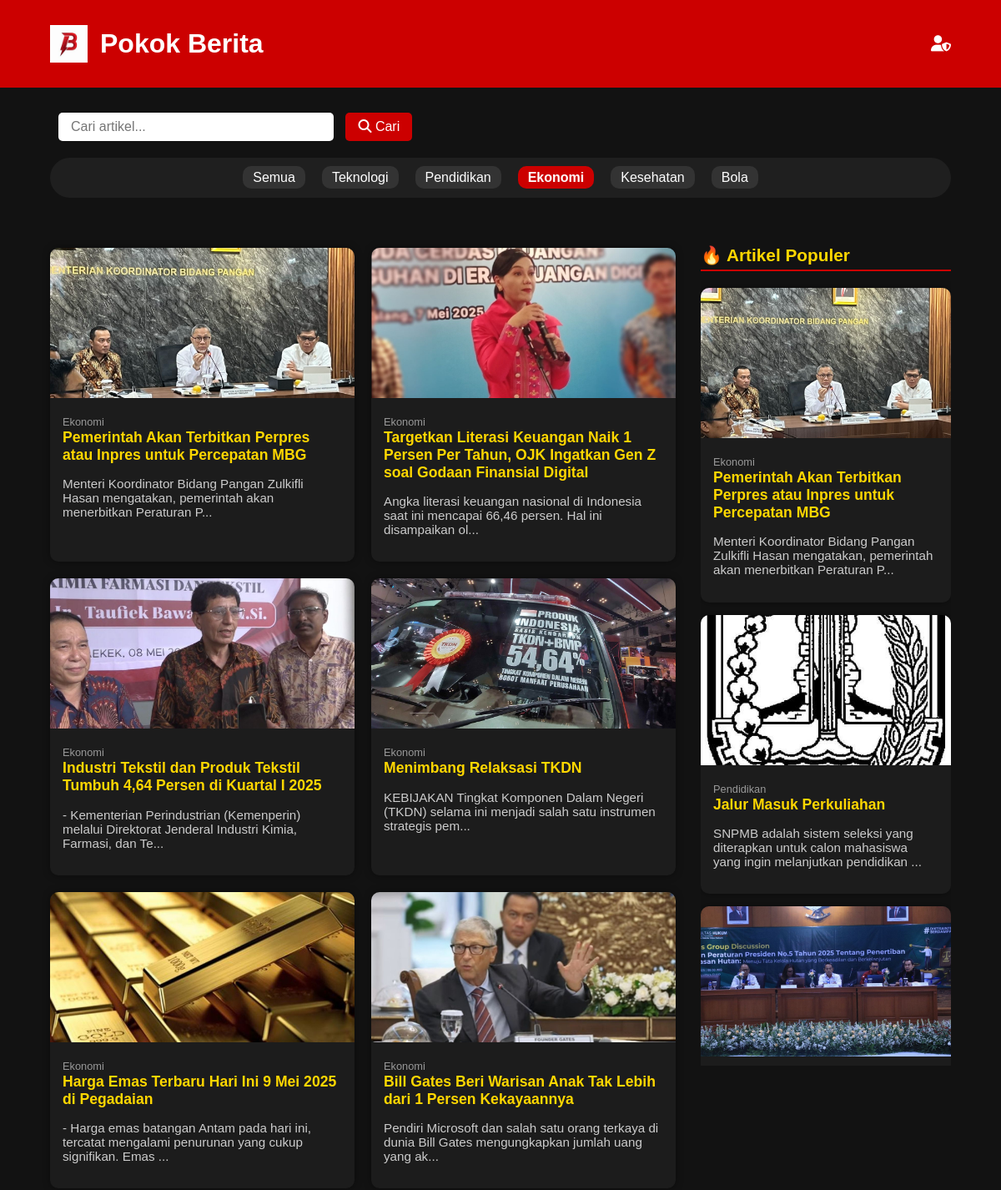
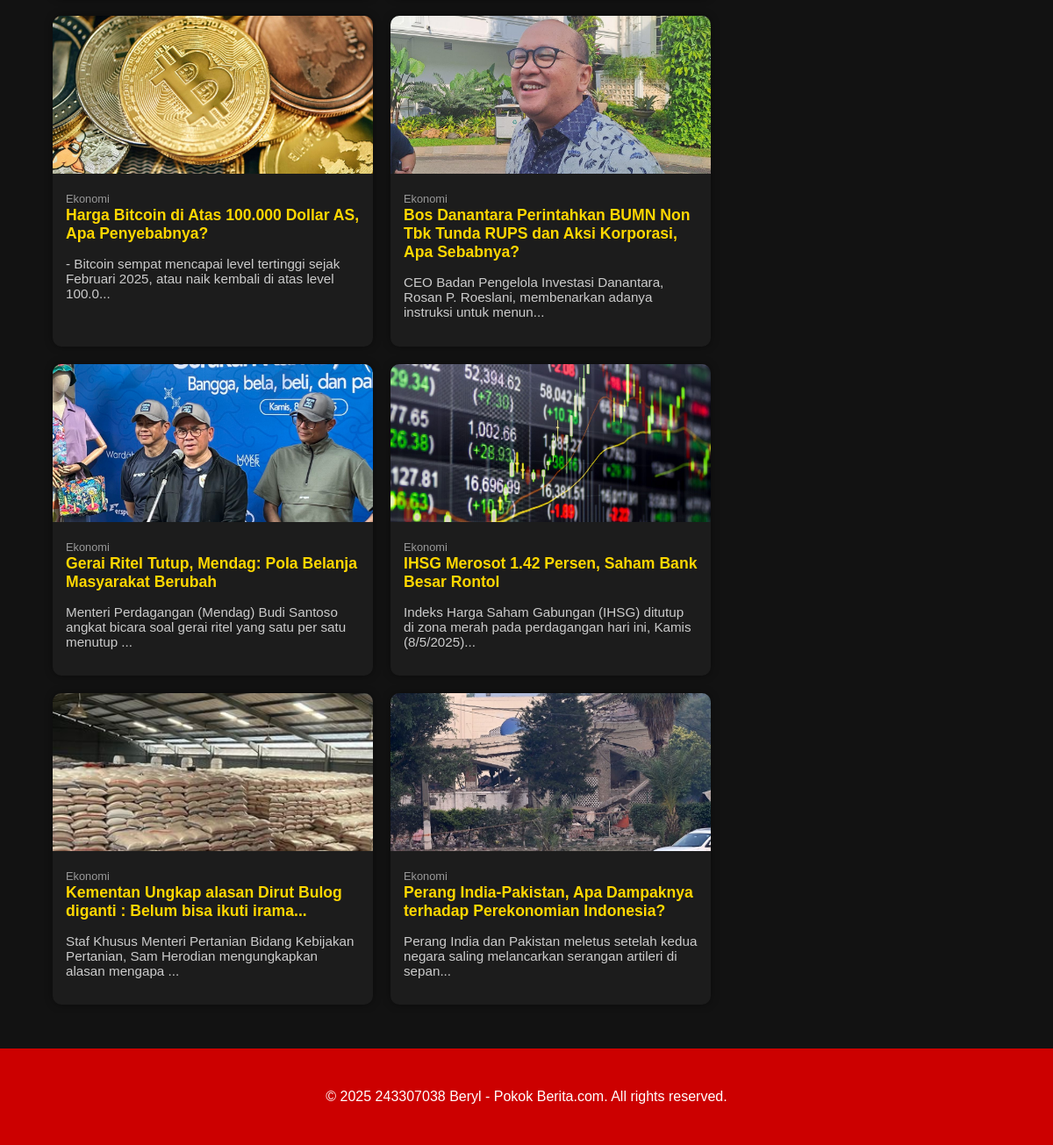
Screenshot of /index.php?category=Ekonomi+ with the database file from the repository (2 pictures, top to bottom).
### tables this page shows
CREATE TABLE `articles` (
  `id` int NOT NULL AUTO_INCREMENT,
  `title` varchar(255) DEFAULT NULL,
  `category` varchar(100) DEFAULT NULL,
  `image` varchar(255) DEFAULT NULL,
  `content` text,
  `created_at` timestamp NULL DEFAULT CURRENT_TIMESTAMP,
  `views` int DEFAULT '0',
  PRIMARY KEY (`id`)
);

### classes/Article.php (called while the page is built, shortened)
<?php
class Article {
    private $conn;
    private $table = "articles";
    public function __construct($db) {
        $this->conn = $db;
    }
    public function getCategories() {
        $stmt = $this->conn->prepare("SELECT DISTINCT category FROM $this->table");
        $stmt->execute();
        return $stmt->fetchAll(PDO::FETCH_ASSOC);
    }
}

### public/index.php (the view, shortened to what this page needs)
<?php
require_once '../classes/Article.php';
$database = new Database();
$db = $database->connect();
$article = new Article($db);
$categories = $article->getCategories();
$categoryFilter = $_GET['category'] ?? null;
$searchQuery = $_GET['search'] ?? null;
if ($categoryFilter) {
    $stmt = $db->prepare("SELECT * FROM articles WHERE category = ? ORDER BY created_at DESC");
    $stmt->execute([$categoryFilter]);
    $articles = $stmt->fetchAll(PDO::FETCH_ASSOC);
} elseif ($searchQuery) {
    $stmt = $db->prepare("SELECT * FROM articles WHERE title LIKE ? OR content LIKE ? ORDER BY created_at DESC");
    $stmt->execute(["%$searchQuery%", "%$searchQuery%"]);
    $articles = $stmt->fetchAll(PDO::FETCH_ASSOC);
} else {
    $articles = $article->getAll();
}
$popularStmt = $db->prepare("SELECT * FROM articles ORDER BY views DESC LIMIT 5");
$popularStmt->execute();
$popularArticles = $popularStmt->fetchAll(PDO::FETCH_ASSOC);
?>
<!DOCTYPE html>
<html lang="id">
<head>
    <link rel="stylesheet" href="https://cdnjs.cloudflare.com/ajax/libs/font-awesome/6.5.0/css/all.min.css">
</head>
<body>
<header>
    <div class="container">
        <img src="beritalogo.jpg" alt="Logo" class="logo">
        <h1>Pokok Berita</h1>
        <div class="admin-nav">
            <?php if (isset($_SESSION['admin_logged_in']) && $_SESSION['admin_logged_in'] === true): ?>
                <a href="../admin/dashboard.php" title="Dashboard"><i class="fas fa-tachometer-alt"></i></a>
                <a href="../admin/logout.php" title="Logout"><i class="fas fa-sign-out-alt"></i></a>
            <?php else: ?>
                <a href="../admin/login.php" title="Login Admin"><i class="fas fa-user-shield"></i></a>
            <?php endif; ?>
        </div>
    </div>
</header>
<div class="container">
    <div class="search-bar">
        <form action="index.php" method="get">
            <input type="text" name="search" placeholder="Cari artikel..." value="<?= htmlspecialchars($searchQuery ?? ''); ?>" />
            <button type="submit"><i class="fas fa-search"></i> Cari</button>
        </form>
    </div>
    <nav class="category-nav">
        <ul>
            <li><a href="index.php" class="<?= $categoryFilter === null ? 'active' : ''; ?>">Semua</a></li>
            <?php foreach ($categories as $cat):
                $isActive = ($categoryFilter === $cat['category']) ? 'active' : '';
            ?>
            <li><a href="index.php?category=<?= urlencode($cat['category']); ?>" class="<?= $isActive; ?>">
                <?= htmlspecialchars($cat['category']); ?>
            </a></li>
            <?php endforeach; ?>
        </ul>
    </nav>
</div>
<div class="container height-86 content-wrapper">
    <div class="main-articles">
        <?php if (!empty($articles)): ?>
            <div class="articles-grid">
                <?php foreach ($articles as $row): ?>
                    <div class="article-card">
                        <img src="../uploads/<?php echo htmlspecialchars($row['image']); ?>" alt="Thumbnail Artikel">
                        <div class="article-content">
                            <small><?= htmlspecialchars($row['category']); ?></small>
                            <h2><a href="article.php?id=<?= $row['id']; ?>"><?= htmlspecialchars($row['title']); ?></a></h2>
                            <p><?= substr(strip_tags($row['content']), 0, 100); ?>...</p>
                        </div>
                    </div>
                <?php endforeach; ?>
            </div>
        <?php else: ?>
            <p>Tidak ada artikel untuk kategori ini atau pencarian yang cocok.</p>
        <?php endif; ?>
    </div>
    <aside class="sidebar-popular">
        <?php if (!empty($popularArticles)): ?>
            <h2 class="popular-heading">🔥 Artikel Populer</h2>
            <div class="articles-grid">
                <?php foreach ($popularArticles as $pop): ?>
                    <div class="article-card">
                        <img src="../uploads/<?php echo htmlspecialchars($pop['image']); ?>" alt="Thumbnail Artikel">
                        <div class="article-content">
                            <small><?= htmlspecialchars($pop['category']); ?></small>
                            <h2><a href="article.php?id=<?= $pop['id']; ?>"><?= htmlspecialchars($pop['title']); ?></a></h2>
                            <p><?= substr(strip_tags($pop['content']), 0, 100); ?>...</p>
                        </div>
                    </div>
                <?php endforeach; ?>
            </div>
        <?php endif; ?>
    </aside>
</div>
<footer>
    <div class="container">
        <p>&copy; <?= date('Y'); ?> 243307038 Beryl - Pokok Berita.com. All rights reserved.</p>
    </div>
</footer>
</body>
</html>

### public/index.php (style rules this page uses)
body { font-family: Arial, sans-serif; background: #121212; margin: 0; padding: 0; color: #fff; }
.container { width: 90%; max-width: 1200px; margin: auto; padding: 20px 0; }
header { background: #c00; color: #fff; padding: 10px 0; }
header .container { display: flex; align-items: center; justify-content: space-between; }
.logo { height: 45px; margin-right: 15px; }
header h1 { font-size: 2em; margin: 0; flex-grow: 1; }
.admin-nav a { text-decoration: none; margin-left: 10px; color: #fff; font-size: 1.2em; }
.search-bar { text-align: left; padding: 10px; border-radius: 25px; }
.search-bar input { padding: 8px 15px; font-size: 1em; border: none; border-radius: 5px; margin-right: 10px; width: 300px; }
.search-bar button { padding: 8px 15px; background: #c00; color: #fff; border: none; border-radius: 5px; font-size: 1em; cursor: pointer; }
nav.category-nav { margin-top: 10px; background: #1f1f1f; padding: 10px; border-radius: 25px; }
nav.category-nav ul { list-style: none; padding: 0; margin: 0; display: flex; flex-wrap: wrap; justify-content: center; }
nav.category-nav li { margin: 5px 10px; }
nav.category-nav a { text-decoration: none; color: #fff; padding: 5px 12px; border-radius: 10px; background: #333; transition: background 0.2s; }
nav.category-nav a.active { background: #c00; font-weight: bold; }
.content-wrapper { display: flex; gap: 30px; align-items: flex-start; }
.main-articles { flex: 2.5; }
.sidebar-popular { flex: 1; max-height: 1000px; overflow-y: auto; position: sticky; top: 100px; }
.articles-grid { display: grid; grid-template-columns: repeat(auto-fit, minmax(280px, 1fr)); gap: 20px; margin-top: 20px; }
.sidebar-popular .articles-grid { display: flex; flex-direction: column; gap: 15px; }
.article-card { background: #1c1c1c; color: #fff; border-radius: 10px; overflow: hidden; box-shadow: 0 0 10px rgba(0,0,0,0.4); transition: transform 0.2s; }
.article-card img { width: 100%; height: 180px; object-fit: cover; }
.article-content { padding: 15px; }
.article-content h2 { font-size: 1.1em; margin: 0 0 10px; }
.article-content p { font-size: 0.95em; color: #ccc; }
.article-content small { color: #999; font-size: 0.8em; }
.article-content a { color: #ffd700; text-decoration: none; }
.popular-heading { margin-bottom: 10px; font-size: 1.3em; color: #ffd700; border-bottom: 2px solid #c00; padding-bottom: 5px; }
footer { background: #c00; color: #fff; text-align: center; padding: 10px 0; margin-top: 30px; }
.height-86 { min-height: 60vh; }

### rows the page displays
articles: image (picture), category "Ekonomi", title "Pemerintah Akan Terbitkan Perpres atau Inpres untuk Percepatan MBG", content "Menteri Koordinator Bidang Pangan Zulkifli Hasan mengatakan, pemerintah akan menerbitkan Peraturan P"
articles: image (picture), category "Ekonomi", title "Targetkan Literasi Keuangan Naik 1 Persen Per Tahun, OJK Ingatkan Gen Z soal Godaan Finansial Digital", content "Angka literasi keuangan nasional di Indonesia saat ini mencapai 66,46 persen. Hal ini disampaikan ol"
articles: image (picture), category "Ekonomi", title "Industri Tekstil dan Produk Tekstil Tumbuh 4,64 Persen di Kuartal I 2025", content "- Kementerian Perindustrian (Kemenperin) melalui Direktorat Jenderal Industri Kimia, Farmasi, dan Te"
articles: image (picture), category "Ekonomi", title "Menimbang Relaksasi TKDN", content "KEBIJAKAN Tingkat Komponen Dalam Negeri (TKDN) selama ini menjadi salah satu instrumen strategis pem"
articles: image (picture), category "Ekonomi", title "Harga Emas Terbaru Hari Ini 9 Mei 2025 di Pegadaian", content "- Harga emas batangan Antam pada hari ini, tercatat mengalami penurunan yang cukup signifikan. Emas"
articles: image (picture), category "Ekonomi", title "Bill Gates Beri Warisan Anak Tak Lebih dari 1 Persen Kekayaannya", content "Pendiri Microsoft dan salah satu orang terkaya di dunia Bill Gates mengungkapkan jumlah uang yang ak"
articles: image (picture), category "Ekonomi", title "Harga Bitcoin di Atas 100.000 Dollar AS, Apa Penyebabnya?", content "- Bitcoin sempat mencapai level tertinggi sejak Februari 2025, atau naik kembali di atas level 100.0"
articles: image (picture), category "Ekonomi", title "Bos Danantara Perintahkan BUMN Non Tbk Tunda RUPS dan Aksi Korporasi, Apa Sebabnya?", content "CEO Badan Pengelola Investasi Danantara, Rosan P. Roeslani, membenarkan adanya instruksi untuk menun"
articles: image (picture), category "Ekonomi", title "Gerai Ritel Tutup, Mendag: Pola Belanja Masyarakat Berubah", content "Menteri Perdagangan (Mendag) Budi Santoso angkat bicara soal gerai ritel yang satu per satu menutup"
articles: image (picture), category "Ekonomi", title "IHSG Merosot 1.42 Persen, Saham Bank Besar Rontol", content "Indeks Harga Saham Gabungan (IHSG) ditutup di zona merah pada perdagangan hari ini, Kamis (8/5/2025)"
articles: image (picture), category "Ekonomi", title "Kementan Ungkap alasan Dirut Bulog diganti : Belum bisa ikuti irama...", content "Staf Khusus Menteri Pertanian Bidang Kebijakan Pertanian, Sam Herodian mengungkapkan alasan mengapa"
articles: image (picture), category "Ekonomi", title "Perang India-Pakistan, Apa Dampaknya terhadap Perekonomian Indonesia?", content "Perang India dan Pakistan meletus setelah kedua negara saling melancarkan serangan artileri di sepan"
articles: image (picture), category "Pendidikan", title "Jalur Masuk Perkuliahan", content "SNPMB adalah sistem seleksi yang diterapkan untuk calon mahasiswa yang ingin melanjutkan pendidikan"
articles: image (picture)

### other values shown
$cat['category'] "Teknologi"
$cat['category'] "Pendidikan"
$cat['category'] "Ekonomi"
$cat['category'] "Kesehatan"
$cat['category'] "Bola"
